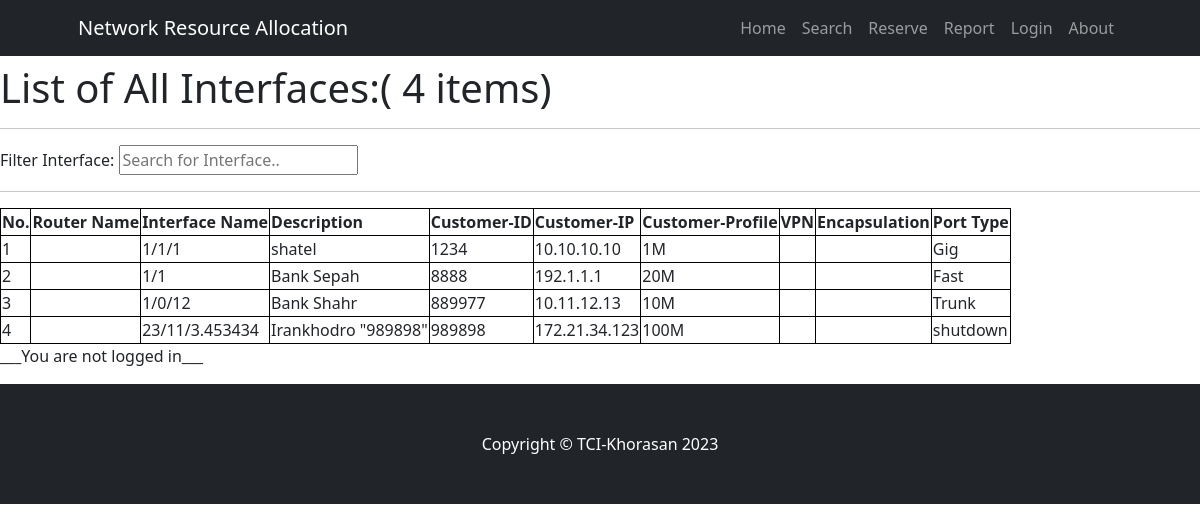
Screenshot of /myint/interfaces with the database file from the repository.
### myint/models.py (models this page shows, shortened)
class Interface(models.Model):
  Router_Name =     models.ForeignKey(Router, on_delete=models.CASCADE, related_name="Int_cross")
  int_Name =      models.CharField(max_length=50)
  Description =   models.CharField(blank=True, max_length=155)
  int_ID =        models.CharField(blank=True, max_length=15)
  IP =            models.CharField(blank=True, max_length=35)
  Profile =       models.CharField(blank=True, max_length=25)
  VPN =           models.CharField(blank=True, max_length=50)
  Encapsulation = models.CharField(blank=True, max_length=50)
  Int_type =      models.CharField(max_length=15)

### myint/views.py (the view)
# urls.py: path('interfaces',      views.int_index.as_view(),                name='intindex'),
class int_index(TemplateView):
  template_name = "int_index.html"
  def get_context_data(self, **kwargs) :
    context = super().get_context_data(**kwargs)
    number_interfaces = Interface.objects.all().count()
    mymembers = Interface.objects.all().values()
    context["members"] = mymembers
    context["Number_records"] = number_interfaces
    return context

### myint/templates/int_index.html (shortened to what this page needs)
{% extends 'base.html' %}
{% load static %}
    {% block body %}
      <h1>List of All Interfaces:( {{ Number_records }} items)</h1>
      <hr/>
	    <label for="id_ID">Filter Interface:</label>
        <input type="text" id="myInput" onkeyup="myFunction()" placeholder="Search for Interface.." title="Type in a name">
        <hr/>
        <table border="1" table id="myTable">
            <tr>
            <th>No.</th>
            <th>Router Name</th>
            <th>Interface Name</th>
            <th>Description</th>
            <th>Customer-ID</th>
            <th>Customer-IP</th>
            <th>Customer-Profile</th>
            <th>VPN</th>
            <th>Encapsulation</th>
            <th>Port Type</th>
            </tr>
            <tr>
            {% for x in members %}
                <tr>
                <td>{{ forloop.counter }}</td>
                <td>{{ x.Router_Name }}</td>
                <td>{{ x.int_Name }}</td>
                <td>{{ x.Description }}</td>
                <td>{{ x.int_ID }}</td>
                <td>{{ x.IP }}</td>
                <td>{{ x.Profile }}</td>
                <td>{{ x.VPN }}</td>
                <td>{{ x.Encapsulation }}</td>
                <td>{{ x.Int_type }}</td>
                </tr>
            {% endfor %}
            </table>
    {% endblock %}

### templates/base.html (shortened to what this page needs)
{% load static %}
<!DOCTYPE html>
<html lang="en">
    <head>
        <link rel="stylesheet" href="{% static 'base.css' %}"  />
    </head>
    <body>
        <nav class="navbar navbar-expand-lg navbar-dark bg-dark">
            <div class="container px-5">
                <a class="navbar-brand" href="">Network Resource Allocation</a>
                <div class="collapse navbar-collapse" id="navbarSupportedContent">
                    <ul class="navbar-nav ms-auto mb-2 mb-lg-0">
                        <li class="nav-item"><a class="nav-link" aria-current="page"
                            href="{% url 'home' %}">Home</a></li>
                        <li class="nav-item"><a class="nav-link"
                            href="{% url 'search' %}">Search</a></li>
                        <li class="nav-item"><a class="nav-link"
                            href="{% url 'gateway' %}">Reserve</a></li>
                        <li class="nav-item"><a class="nav-link"
                            href="{% url 'report' %}">Report</a></li>
                        {% if user.is_authenticated %}
                            <li class="nav-item"><a class="nav-link"
                                href="{% url 'logout' %}">Logout</a></li>
                        {% else %}
                            <li class="nav-item"><a class="nav-link"
                                href="{% url 'login' %}">Login</a></li>
                        {% endif%}
                        <li class="nav-item"><a class="nav-link"
                            href="{% url 'about' %}">About</a></li>
                    </ul>
                </div>
            </div>
        </nav>
        <main>
            {% block body %} {% endblock %}
		    {% if user.is_authenticated %}
                You Loged in as: {{ user.username }}!
            {% else %}
                <p>___You are not logged in___</p>
            {% endif %}
        </main>
        <footer class="py-5 bg-dark">
                <div class="container px-4 px-lg-5"><p class="m-0 text-center text-white">Copyright &copy;  TCI-Khorasan 2023</p></div>
        </footer>
    </body>
</html>

### myint/templates/int_index.html (style rules this page uses)
table, th, td { border: 1px solid black; }

### rows the page displays
Interface: int_Name "1/1/1", Description "shatel", int_ID "1234", IP "10.10.10.10", Profile "1M", Int_type "Gig"
Interface: int_Name "1/1", Description "Bank Sepah", int_ID "8888", IP "192.1.1.1", Profile "20M", Int_type "Fast"
Interface: int_Name "1/0/12", Description "Bank Shahr", int_ID "889977", IP "10.11.12.13", Profile "10M", Int_type "Trunk"
Interface: int_Name "23/11/3.453434", Description "Irankhodro \"989898\"", int_ID "989898", IP "172.21.34.123", Profile "100M", Int_type "shutdown"

### other values shown
{{ Number_records }} "4"
